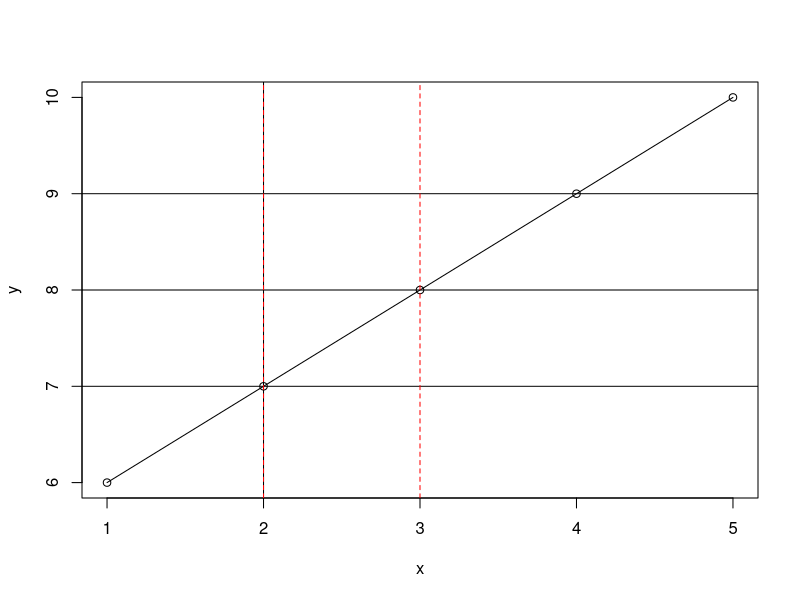
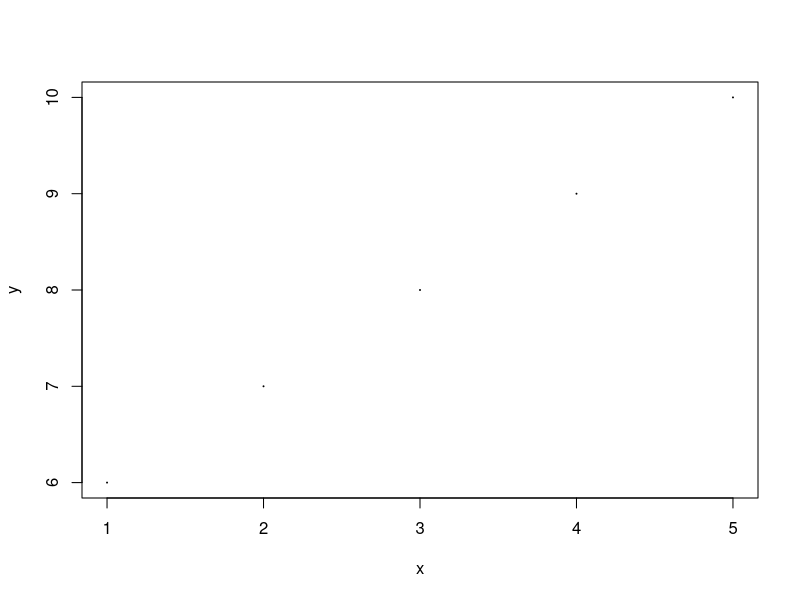
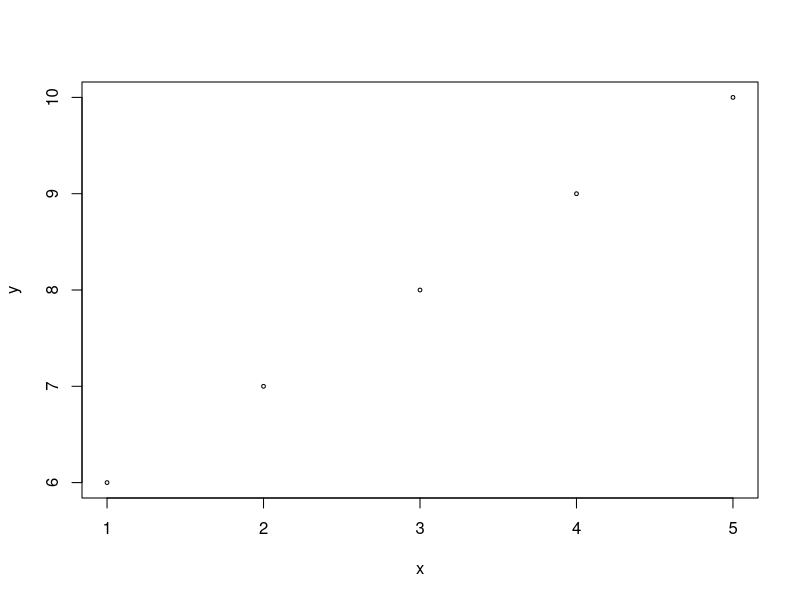
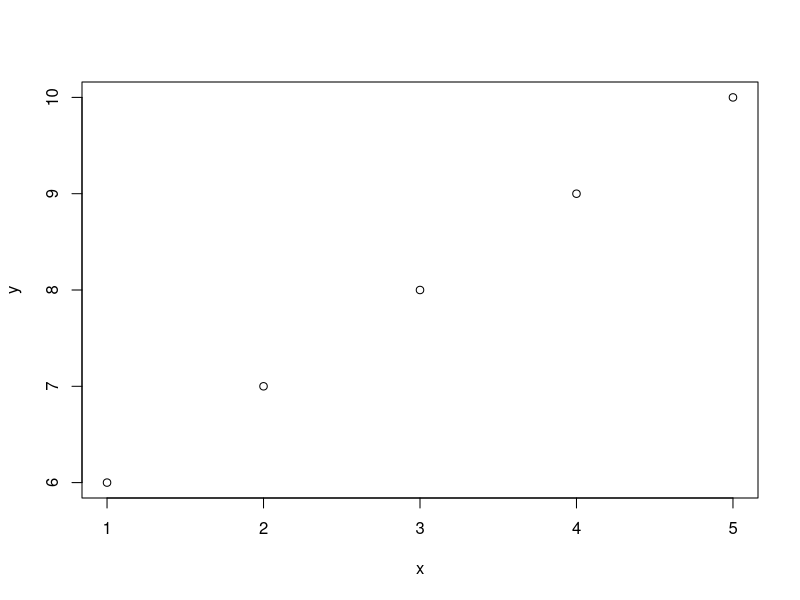
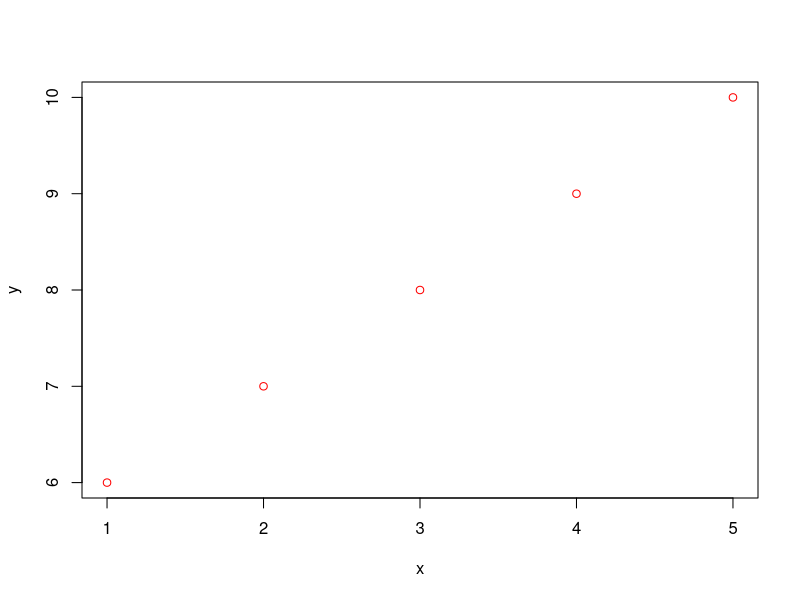
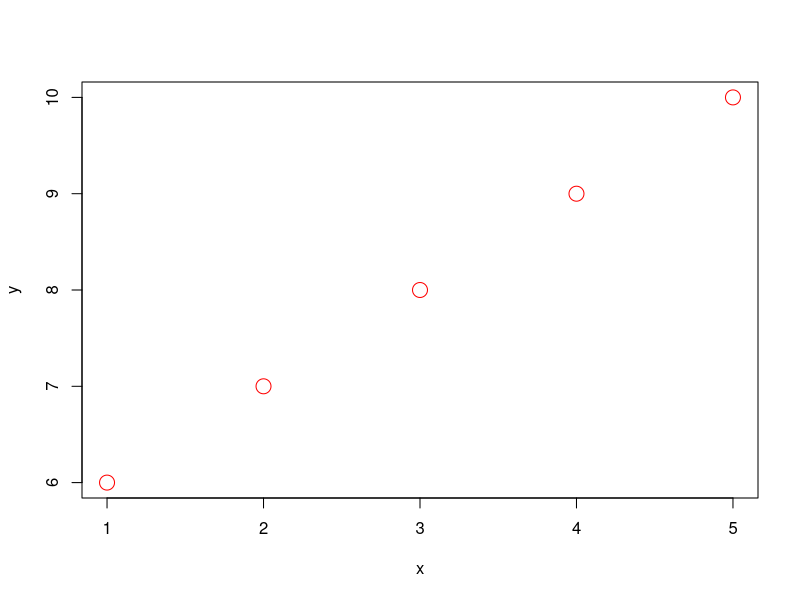
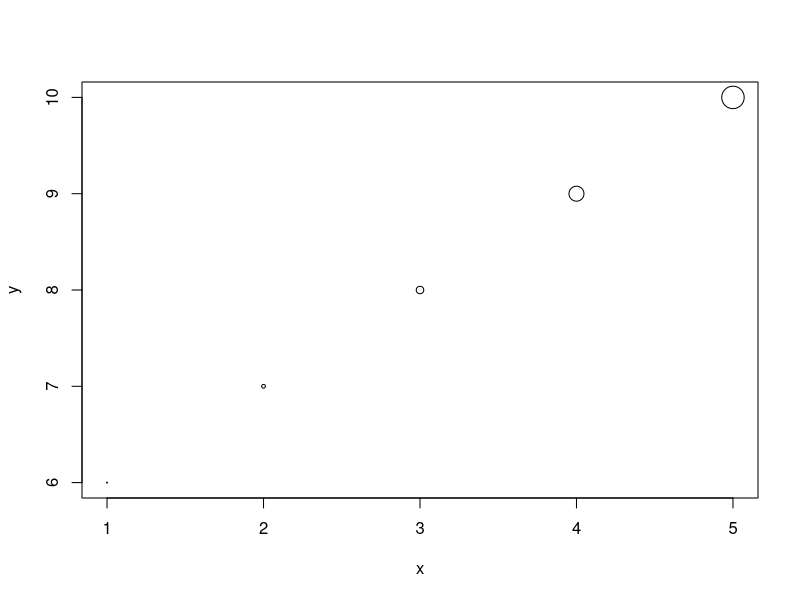
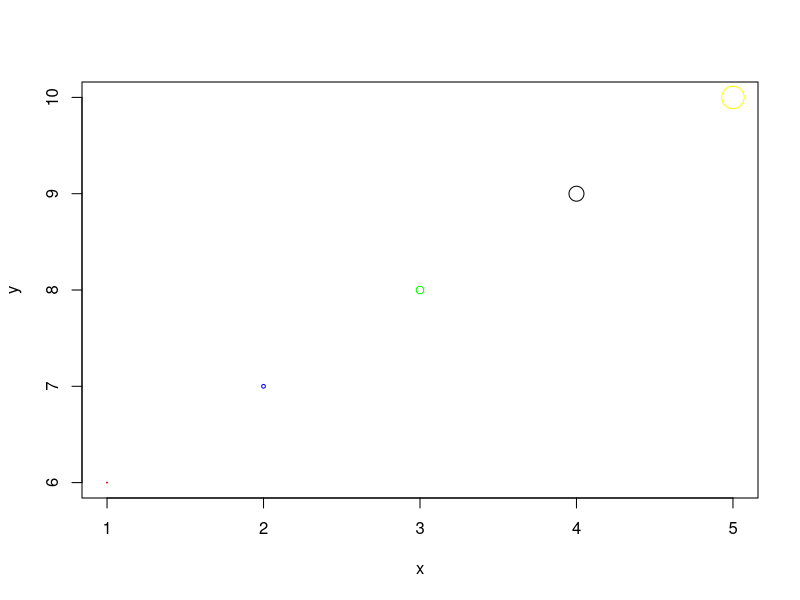

Reproduce these figures in R, in order. (Note: this script raises an error after producing the figures.)
## example R code (intro to R): if/else conditions, loops, functions, plotting
## author: alice yue

## if condition ####
x1 <- 10

if (x1 < 10) {
    print("x1 is less than 10")
}

if (x1 <= 10) {
    print("x1 is less than or equal to 10")
}
if (x1 != 10) {
    print("x1 is not 10")
}
if (x1 == 10) {
    print("x1 is 10")
}
if (x1 >= 10) {
    print("x1 is greater than or equal to 10")
}
if (x1 > 10) {
    print("x1 is greater than 10")
}

if (x1 < 10) {
    print("x1 is less than 10")
} else {
    print("x1 is not less than 10")
}

if (x1 < 10) {
    print("x1 is less than 10")
} else if (x1 == 10) {
    print("x1 is 10")
} else {
    print("x1 is greater than 10")
}

if (x1 > 5 & x1 < 15) {
    print("x1 is greater than 5 and less than 15")
}
if (x1 > 25 | x1 < 15) {
    print("x1 is either greater than 25 or less than 15")
}


## loops: for, while ####
j <- 1
for (i in seq_len(10)) {
    print(i)
    print(j)
    j <- j + i
}
print(j)

for (i in c(3:10)) {
    print(i)
}

i <- 3
while (i <= 10) {
    print(i)
    i <- i + 1
}
print(i)


## functions, a set of pre-written code ####
## to see a description of the function, type "?" in front of it
?print
?length
?matrix
?dim
?ncol
?nrow
?colnames
?rownames

# why do we need functions?
# imagine we need to write a piece of code over and over again:
p1 <- 2
p2 <- 4
p3 <- p1 * p2
print(p3)

p1 <- 3
p2 <- 5
p3 <- p1 * p2
print(p3)

p1 <- 6
p2 <- 7
p3 <- p1 * p2
print(p3)

# you can create your own function to make this code shorter!
myfunction <- function(p1, p2) {
    p3 <- p1 * p2
    return(p3)
}

# same code but shorter
p3 <- myfunction(2, 4)
print(p3)

p3 <- myfunction(3, 5)
print(p3)

p3 <- myfunction(6, 7)
print(p3)

# functions are encapsulated: 
# everything that happens in a function stays in the function.
p1 <- 3
p2 <- 5
p3 <- 7
r1 <- myfunction(6, 8)

p1
p2
p3
r1

# if you write many functions, you can bundle these functions into a "package"
# and share it with the community :)


## plotting ####
m2 <- matrix(c(1:10), ncol=2, nrow=5)
m2
colnames(m2) <- c("x", "y")
plot(m2)
lines(m2)
abline(h=7)
abline(v=2)
abline(h=c(8,9))
abline(v=c(2,3), lty="dashed", col="red")
graphics.off() # close plot

# we can also change the size and colour of our points
plot(m2, cex=0.1)
plot(m2, cex=0.5)
plot(m2, cex=1)

plot(m2, col="red")
plot(m2, cex=2, col="red")

# we can also customize the size for each row
plot(m2, cex=c(0.1, 0.5, 1, 2, 3)) 
plot(m2, cex=c(0.1, 0.5, 1, 2, 3), col=c("red", "blue", "green", "black", "yellow")) 

# since size and colours are vectors, we can use condition indexing!
colours <- rep("red", 5)
colours
m2i <- m2[,"x"] < 2 & m2[,"y"] < 8
colours[m2i] <- "blue"
colours
plot(m2, cex=0.5, col=colours)

# add a title with main!
plot(m2, cex=0.5, col=colours, main="my first plot!")


## TRY: practice problems ####

# 1. write a function called "function1" that does the following when called:

function1(2, 3, 6)
# output printed (print()) to console:
# [1] 2
# [1] 6
# [1] 18
# [1] 54
# [1] 162
# [1] 486

# 2. write a function called "function2" that, when given two vectors,
#    return() TRUE if the two vectors are identicle, and FALSE otherwise:

function2(c(1,2,3), c(2,3,4))
# [1] FALSE
function2(c(1,1,2), c(1,1))
# [1] FALSE
function2(c(2,3), c(2,3))
# [1] TRUE

# 3. write a function called "function3" that rbind() all the matrices
#    that have the same number of columns in a list given by the user.
#    return() a list that contains all the rbind()-ed matrices.
#    hint: try using the function unique(), (use ?unique to read about it!)

list3 <- list(
    matrix(0, nrow=2, ncol=4),
    matrix(1, nrow=3, ncol=5),
    matrix(2, nrow=4, ncol=4),
    matrix(3, nrow=2, ncol=5),
    matrix(4, nrow=5, ncol=3)
)
function3(list3)
# returns a list with 3 elements:
# 
# [[1]]
# [,1] [,2] [,3] [,4]
# [1,]    0    0    0    0
# [2,]    0    0    0    0
# [3,]    2    2    2    2
# [4,]    2    2    2    2
# [5,]    2    2    2    2
# [6,]    2    2    2    2
# 
# [[2]]
# [,1] [,2] [,3] [,4] [,5]
# [1,]    1    1    1    1    1
# [2,]    1    1    1    1    1
# [3,]    1    1    1    1    1
# [4,]    3    3    3    3    3
# [5,]    3    3    3    3    3
# 
# [[3]]
# [,1] [,2] [,3]
# [1,]    4    4    4
# [2,]    4    4    4
# [3,]    4    4    4
# [4,]    4    4    4
# [5,]    4    4    4


## practice problem solutions ####

# 1.
function1 <- function(a, b, c) {
    for (i in c(1:c)) {
        print(a)
        a <- a*b
    }
}


# 2.
function2 <- function(a, b) {
    if (length(a) != length(b)) {
        return(FALSE)
    }
    for (i in c(1:length(a))) {
        if (a[i] != b[i]) {
            return(FALSE)
        }
    }
    return(TRUE)
}

function2 <- function(x, y) {
    if (length(x) == length(y)) {
        # two vectors have same length
        i <- 1
        while (i <= length(x)) {
            if (x[i] != y[i]) {
                return(FALSE)
            }
            i <- i + 1
        }
        return(TRUE)
    } else {
        return(FALSE)
    }
}


# 3.
function3 <- function(list3) {
    ncol_n <- rep(0, length(list3))
    for (l3i in c(1:length(list3))) {
        ncol_n[l3i] <- ncol(list3[[l3i]])
    }
    ncol_u <- unique(ncol_n)
    listr <- list()
    for (nui in c(1:length(ncol_u))) {
        l3d <- list3[ncol_n==ncol_u[nui]]
        l3m <- l3d[[1]]
        if (length(l3d) > 1) {
            for (l3m_ in l3d[-1]) {
                l3m <- rbind(l3m, l3m_)
            }
        }
        listr[[nui]] <- l3m
    }
    return(listr)
}

funtion3 <- function(l3) {
    # rbind() all matrices in l3 with the same number of columns
    if (length(l3) <= 1) {
        return(l3)
    }
    # sapply(l3, ncol)
    
    # find the number of columns for each matrix
    ncolumns <- rep(0, length(l3))
    for (i in c(1:length(l3))) {
        ncolumns[i] <- ncol(l3[[i]])
    }
    uc <- unique(ncolumns)
    l3_new <- l3
    l3_new <- list()
    for (i in uc) {
        a <- matrix(0, nrow=0, ncol=0)
        for (j in c(1:l3)) {
            if (i==ncolumns[j]) {
                if (ncol(a)!=i) {
                    a <- l3[[j]]
                } else {
                    a <- rbind(a, l3[[j]])
                }
                
            }
        }
        l3_new <- append(l3_new, a)
    }
}
